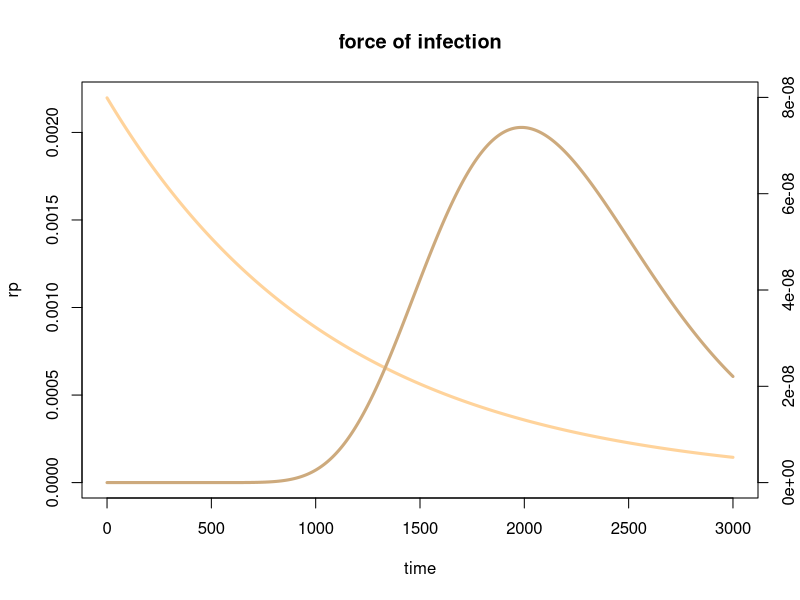
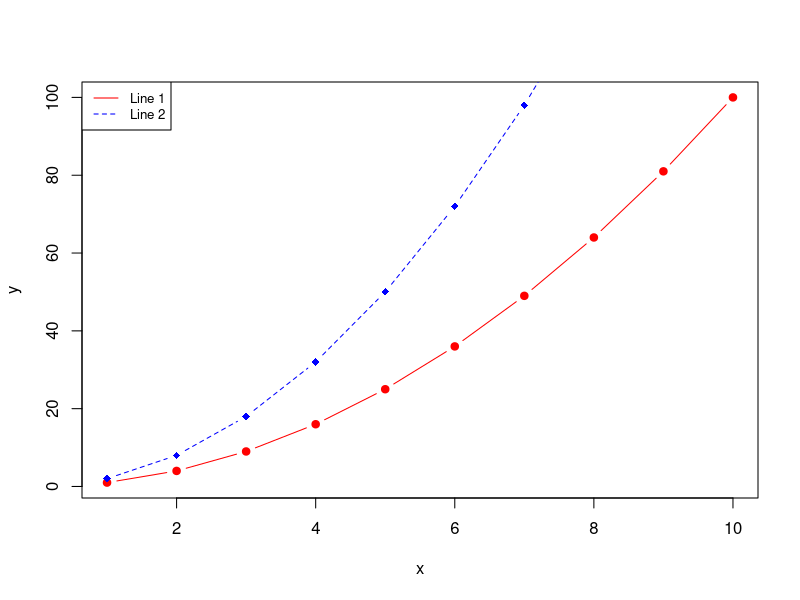

Generate these figures, in order, with R:
 # Données d'exemple (peu importe...)
times<-seq(0,3000)
p<- 0.002197451 * exp(- 0.0009076665 *times)
b1<- 7.376812e-08
b2<-0.2652811
b3<- 1986.235
s<-b1*exp(-0.5*(log(times/b3)/b2)^2)
# On ouvre une nouvelle fenêtre plot.new()
# On choisit les paramètres de la fenêtre, voir ?par, ici mar correspond aux marges par(mar=c(5,4,3,4))
# On met le premier graphique en définissant les limites des axes
plot.new()
plot.window(xlim=c(0,3000),ylim=c(0,0.0022))
 
lines(p~times,type='l',col='burlywood1',lwd=3)
# on ajoute les axes et leurs légendes
axis(1)
axis(2)
title(xlab="time")
title(ylab="rp")
# On superpose le graphique avec un axe des ordonnées différent qui sera à droite du graphique (axis(4))
plot.window(xlim=c(0,3000),ylim=c(0,8e-08))
lines(s~times,type='l',col='burlywood3',lwd=3)
axis(4)
#titre du graphique
title(main="force of infection")
#légende de l'ordonnée n°2
mtext("rs",side=4,line=2.5)
#on termine le graphique
box() 







# Générer des données
x<-1:10; y1=x*x; y2=2*y1
# Prémière courbe
plot(x, y1, type="b", pch=19, col="red", xlab="x", ylab="y")
# Ajouter une deuxième courbe
lines(x, y2, pch=18, col="blue", type="b", lty=2)
# Ajouter des légendes
legend("topleft", legend=c("Line 1", "Line 2"),
       col=c("red", "blue"), lty=1:2, cex=0.8)